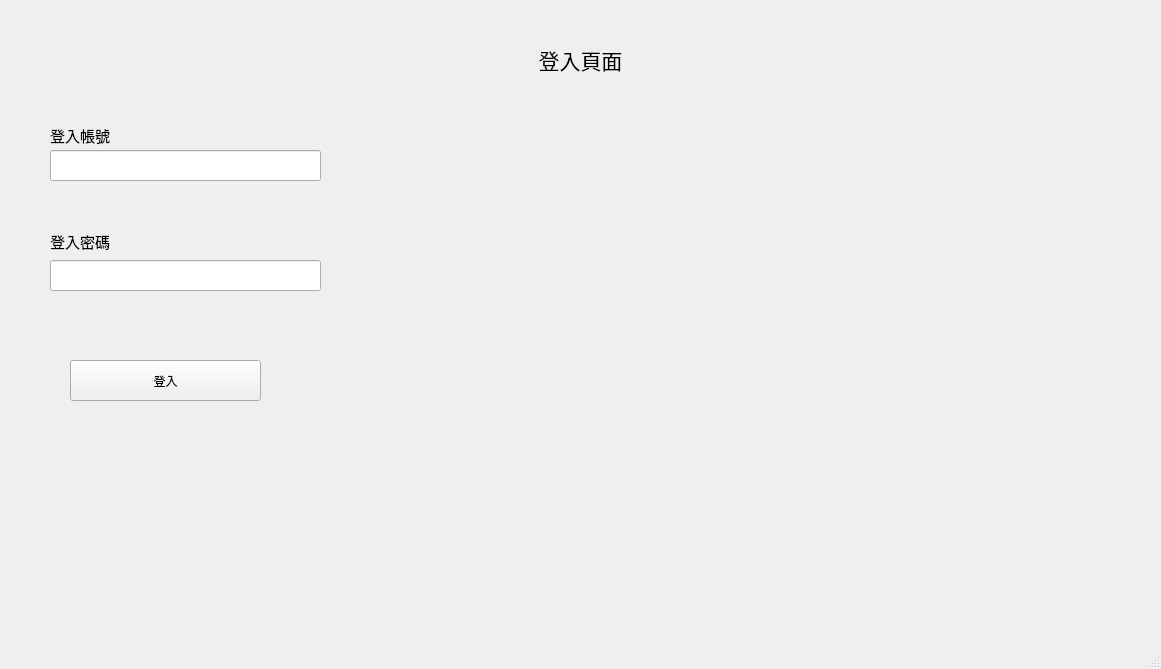
<?xml version="1.0" encoding="UTF-8"?>
<ui version="4.0">
 <class>Test2</class>
 <widget class="QMainWindow" name="Test2">
  <property name="geometry">
   <rect>
    <x>0</x>
    <y>0</y>
    <width>1161</width>
    <height>669</height>
   </rect>
  </property>
  <property name="windowTitle">
   <string>MainWindow</string>
  </property>
  <widget class="QWidget" name="centralwidget">
   <widget class="QStackedWidget" name="stackedWidget">
    <property name="geometry">
     <rect>
      <x>0</x>
      <y>0</y>
      <width>1161</width>
      <height>669</height>
     </rect>
    </property>
    <property name="currentIndex">
     <number>0</number>
    </property>
    <widget class="QWidget" name="page">
     <widget class="QLabel" name="label">
      <property name="geometry">
       <rect>
        <x>480</x>
        <y>20</y>
        <width>201</width>
        <height>81</height>
       </rect>
      </property>
      <property name="text">
       <string>&lt;html&gt;&lt;head/&gt;&lt;body&gt;&lt;p align=&quot;center&quot;&gt;&lt;span style=&quot; font-size:16pt;&quot;&gt;登入頁面&lt;/span&gt;&lt;/p&gt;&lt;/body&gt;&lt;/html&gt;</string>
      </property>
     </widget>
     <widget class="QLineEdit" name="Login_Account">
      <property name="geometry">
       <rect>
        <x>50</x>
        <y>150</y>
        <width>271</width>
        <height>31</height>
       </rect>
      </property>
     </widget>
     <widget class="QLabel" name="label_2">
      <property name="geometry">
       <rect>
        <x>50</x>
        <y>120</y>
        <width>91</width>
        <height>31</height>
       </rect>
      </property>
      <property name="text">
       <string>&lt;html&gt;&lt;head/&gt;&lt;body&gt;&lt;p&gt;&lt;span style=&quot; font-size:11pt;&quot;&gt;登入帳號&lt;/span&gt;&lt;/p&gt;&lt;/body&gt;&lt;/html&gt;</string>
      </property>
     </widget>
     <widget class="QLabel" name="label_3">
      <property name="geometry">
       <rect>
        <x>50</x>
        <y>230</y>
        <width>131</width>
        <height>21</height>
       </rect>
      </property>
      <property name="text">
       <string>&lt;html&gt;&lt;head/&gt;&lt;body&gt;&lt;p&gt;&lt;span style=&quot; font-size:11pt;&quot;&gt;登入密碼&lt;/span&gt;&lt;/p&gt;&lt;/body&gt;&lt;/html&gt;</string>
      </property>
     </widget>
     <widget class="QLineEdit" name="Login_Password">
      <property name="geometry">
       <rect>
        <x>50</x>
        <y>260</y>
        <width>271</width>
        <height>31</height>
       </rect>
      </property>
     </widget>
     <widget class="QPushButton" name="Login_Button">
      <property name="geometry">
       <rect>
        <x>70</x>
        <y>360</y>
        <width>191</width>
        <height>41</height>
       </rect>
      </property>
      <property name="text">
       <string>登入</string>
      </property>
     </widget>
    </widget>
    <widget class="QWidget" name="page_2">
     <widget class="QLabel" name="label_4">
      <property name="geometry">
       <rect>
        <x>460</x>
        <y>50</y>
        <width>201</width>
        <height>71</height>
       </rect>
      </property>
      <property name="text">
       <string>登入成功</string>
      </property>
     </widget>
    </widget>
    <widget class="QWidget" name="page_3">
     <widget class="QLabel" name="label_5">
      <property name="geometry">
       <rect>
        <x>350</x>
        <y>230</y>
        <width>161</width>
        <height>71</height>
       </rect>
      </property>
      <property name="text">
       <string>登入失敗</string>
      </property>
     </widget>
    </widget>
   </widget>
  </widget>
  <widget class="QMenuBar" name="menubar">
   <property name="geometry">
    <rect>
     <x>0</x>
     <y>0</y>
     <width>1161</width>
     <height>21</height>
    </rect>
   </property>
  </widget>
  <widget class="QStatusBar" name="statusbar"/>
 </widget>
 <resources/>
 <connections/>
</ui>
